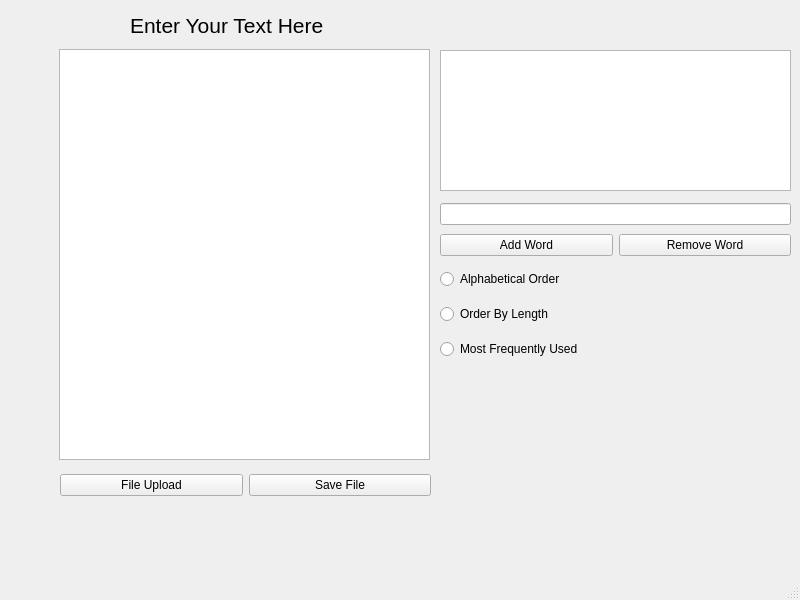
<?xml version="1.0" encoding="UTF-8"?>
<ui version="4.0">
 <class>MainWindow</class>
 <widget class="QMainWindow" name="MainWindow">
  <property name="geometry">
   <rect>
    <x>0</x>
    <y>0</y>
    <width>800</width>
    <height>600</height>
   </rect>
  </property>
  <property name="windowTitle">
   <string>MainWindow</string>
  </property>
  <widget class="QWidget" name="centralwidget">
   <widget class="QWidget" name="verticalLayoutWidget">
    <property name="geometry">
     <rect>
      <x>59</x>
      <y>49</y>
      <width>371</width>
      <height>411</height>
     </rect>
    </property>
    <layout class="QVBoxLayout" name="verticalLayout">
     <item>
      <widget class="QTextEdit" name="textEdit"/>
     </item>
    </layout>
   </widget>
   <widget class="QWidget" name="gridLayoutWidget">
    <property name="geometry">
     <rect>
      <x>440</x>
      <y>50</y>
      <width>351</width>
      <height>141</height>
     </rect>
    </property>
    <layout class="QGridLayout" name="gridLayout">
     <item row="1" column="0">
      <widget class="QListWidget" name="listWidget"/>
     </item>
    </layout>
   </widget>
   <widget class="QWidget" name="horizontalLayoutWidget">
    <property name="geometry">
     <rect>
      <x>440</x>
      <y>200</y>
      <width>351</width>
      <height>60</height>
     </rect>
    </property>
    <layout class="QHBoxLayout" name="horizontalLayout">
     <item>
      <layout class="QVBoxLayout" name="verticalLayout_3">
       <item>
        <widget class="QLineEdit" name="lineEdit"/>
       </item>
       <item>
        <layout class="QHBoxLayout" name="horizontalLayout_4">
         <item>
          <widget class="QPushButton" name="pushButton_4">
           <property name="text">
            <string>Add Word</string>
           </property>
          </widget>
         </item>
         <item>
          <widget class="QPushButton" name="pushButton_3">
           <property name="text">
            <string>Remove Word</string>
           </property>
          </widget>
         </item>
        </layout>
       </item>
      </layout>
     </item>
    </layout>
   </widget>
   <widget class="QWidget" name="horizontalLayoutWidget_2">
    <property name="geometry">
     <rect>
      <x>60</x>
      <y>470</y>
      <width>371</width>
      <height>31</height>
     </rect>
    </property>
    <layout class="QHBoxLayout" name="horizontalLayout_2">
     <item>
      <widget class="QPushButton" name="pushButton_2">
       <property name="text">
        <string>File Upload</string>
       </property>
      </widget>
     </item>
     <item>
      <widget class="QPushButton" name="pushButton">
       <property name="text">
        <string>Save File</string>
       </property>
      </widget>
     </item>
    </layout>
   </widget>
   <widget class="QLabel" name="label">
    <property name="geometry">
     <rect>
      <x>130</x>
      <y>10</y>
      <width>211</width>
      <height>31</height>
     </rect>
    </property>
    <property name="font">
     <font>
      <pointsize>16</pointsize>
     </font>
    </property>
    <property name="cursor">
     <cursorShape>IBeamCursor</cursorShape>
    </property>
    <property name="text">
     <string>Enter Your Text Here</string>
    </property>
   </widget>
   <widget class="QWidget" name="verticalLayoutWidget_2">
    <property name="geometry">
     <rect>
      <x>440</x>
      <y>260</y>
      <width>181</width>
      <height>111</height>
     </rect>
    </property>
    <layout class="QVBoxLayout" name="verticalLayout_2">
     <item>
      <widget class="QRadioButton" name="radioButton_2">
       <property name="text">
        <string>Alphabetical Order</string>
       </property>
      </widget>
     </item>
     <item>
      <widget class="QRadioButton" name="radioButton_3">
       <property name="text">
        <string>Order By Length </string>
       </property>
      </widget>
     </item>
     <item>
      <widget class="QRadioButton" name="radioButton">
       <property name="text">
        <string>Most Frequently Used</string>
       </property>
      </widget>
     </item>
    </layout>
   </widget>
  </widget>
  <widget class="QMenuBar" name="menubar">
   <property name="geometry">
    <rect>
     <x>0</x>
     <y>0</y>
     <width>800</width>
     <height>21</height>
    </rect>
   </property>
  </widget>
  <widget class="QStatusBar" name="statusbar"/>
 </widget>
 <resources/>
 <connections/>
</ui>
